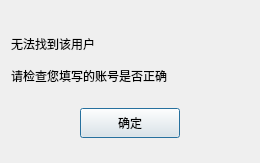
<?xml version="1.0" encoding="UTF-8"?>
<ui version="4.0">
 <class>FindFailDlg</class>
 <widget class="QDialog" name="FindFailDlg">
  <property name="geometry">
   <rect>
    <x>0</x>
    <y>0</y>
    <width>260</width>
    <height>163</height>
   </rect>
  </property>
  <property name="windowTitle">
   <string>Dialog</string>
  </property>
  <layout class="QVBoxLayout" name="verticalLayout">
   <property name="spacing">
    <number>7</number>
   </property>
   <property name="leftMargin">
    <number>11</number>
   </property>
   <property name="topMargin">
    <number>11</number>
   </property>
   <property name="rightMargin">
    <number>11</number>
   </property>
   <property name="bottomMargin">
    <number>11</number>
   </property>
   <item>
    <spacer name="verticalSpacer">
     <property name="orientation">
      <enum>Qt::Vertical</enum>
     </property>
     <property name="sizeType">
      <enum>QSizePolicy::Fixed</enum>
     </property>
     <property name="sizeHint" stdset="0">
      <size>
       <width>20</width>
       <height>20</height>
      </size>
     </property>
    </spacer>
   </item>
   <item>
    <widget class="QLabel" name="fail_tip">
     <property name="minimumSize">
      <size>
       <width>0</width>
       <height>25</height>
      </size>
     </property>
     <property name="maximumSize">
      <size>
       <width>16777215</width>
       <height>25</height>
      </size>
     </property>
     <property name="text">
      <string>无法找到该用户</string>
     </property>
    </widget>
   </item>
   <item>
    <widget class="QLabel" name="fail_tip2">
     <property name="minimumSize">
      <size>
       <width>0</width>
       <height>25</height>
      </size>
     </property>
     <property name="maximumSize">
      <size>
       <width>16777215</width>
       <height>25</height>
      </size>
     </property>
     <property name="text">
      <string>请检查您填写的账号是否正确</string>
     </property>
    </widget>
   </item>
   <item>
    <widget class="QWidget" name="widget" native="true">
     <layout class="QHBoxLayout" name="horizontalLayout">
      <item>
       <widget class="ClickedBtn" name="fail_sure_btn">
        <property name="minimumSize">
         <size>
          <width>100</width>
          <height>30</height>
         </size>
        </property>
        <property name="maximumSize">
         <size>
          <width>100</width>
          <height>30</height>
         </size>
        </property>
        <property name="text">
         <string>确定</string>
        </property>
       </widget>
      </item>
     </layout>
    </widget>
   </item>
  </layout>
 </widget>
 <customwidgets>
  <customwidget>
   <class>ClickedBtn</class>
   <extends>QPushButton</extends>
   <header location="global">clickedbtn.h</header>
  </customwidget>
 </customwidgets>
 <resources/>
 <connections/>
</ui>
